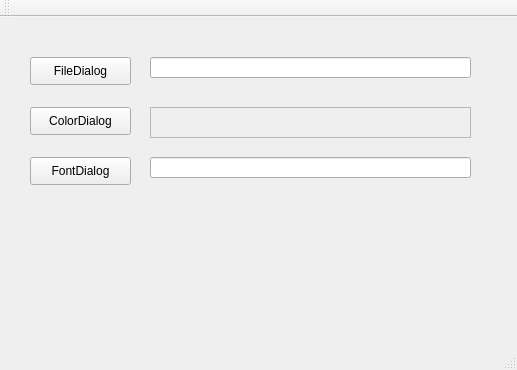
<?xml version="1.0" encoding="UTF-8"?>
<ui version="4.0">
 <class>Zqd</class>
 <widget class="QMainWindow" name="Zqd">
  <property name="geometry">
   <rect>
    <x>0</x>
    <y>0</y>
    <width>517</width>
    <height>370</height>
   </rect>
  </property>
  <property name="windowTitle">
   <string>Zqd</string>
  </property>
  <widget class="QWidget" name="centralWidget">
   <widget class="QPushButton" name="fileDlgBtn">
    <property name="geometry">
     <rect>
      <x>30</x>
      <y>40</y>
      <width>101</width>
      <height>28</height>
     </rect>
    </property>
    <property name="text">
     <string>FileDialog</string>
    </property>
   </widget>
   <widget class="QPushButton" name="colorDlgBtn">
    <property name="geometry">
     <rect>
      <x>30</x>
      <y>90</y>
      <width>101</width>
      <height>28</height>
     </rect>
    </property>
    <property name="text">
     <string>ColorDialog</string>
    </property>
   </widget>
   <widget class="QPushButton" name="fontDlgBtn">
    <property name="geometry">
     <rect>
      <x>30</x>
      <y>140</y>
      <width>101</width>
      <height>28</height>
     </rect>
    </property>
    <property name="text">
     <string>FontDialog</string>
    </property>
   </widget>
   <widget class="QLineEdit" name="filePathedt">
    <property name="geometry">
     <rect>
      <x>150</x>
      <y>40</y>
      <width>321</width>
      <height>21</height>
     </rect>
    </property>
   </widget>
   <widget class="QFrame" name="colorFrame">
    <property name="geometry">
     <rect>
      <x>150</x>
      <y>90</y>
      <width>321</width>
      <height>31</height>
     </rect>
    </property>
    <property name="frameShape">
     <enum>QFrame::StyledPanel</enum>
    </property>
    <property name="frameShadow">
     <enum>QFrame::Raised</enum>
    </property>
   </widget>
   <widget class="QLineEdit" name="fontLineEdit">
    <property name="geometry">
     <rect>
      <x>150</x>
      <y>140</y>
      <width>321</width>
      <height>21</height>
     </rect>
    </property>
   </widget>
  </widget>
  <widget class="QMenuBar" name="menuBar">
   <property name="geometry">
    <rect>
     <x>0</x>
     <y>0</y>
     <width>517</width>
     <height>26</height>
    </rect>
   </property>
  </widget>
  <widget class="QToolBar" name="mainToolBar">
   <attribute name="toolBarArea">
    <enum>TopToolBarArea</enum>
   </attribute>
   <attribute name="toolBarBreak">
    <bool>false</bool>
   </attribute>
  </widget>
  <widget class="QStatusBar" name="statusBar"/>
 </widget>
 <layoutdefault spacing="6" margin="11"/>
 <resources/>
 <connections/>
</ui>
